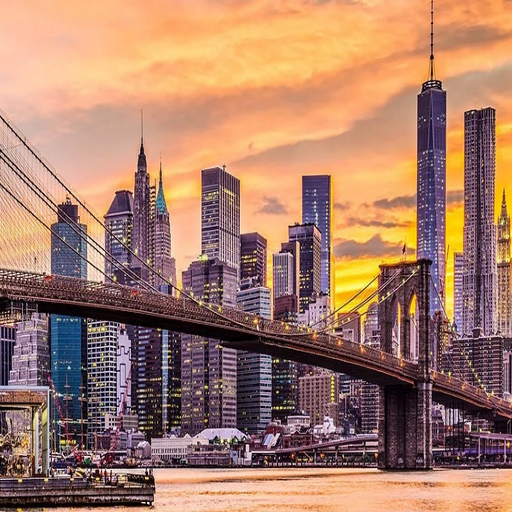
#> input picture bigcroppedskyline1.png, 512 x 512 px
$ jupyter execute --allow-errors 'Large Image Processing.ipynb'
#> lines starting #> are read from the running program, lines starting #| are printed output that depends on the picture
[cell 1]
# Importing standard Qiskit libraries and configuring account
from qiskit import *
from qiskit import IBMQ
from qiskit.compiler import transpile, assemble
from qiskit.tools.jupyter import *
from qiskit.visualization import *

#Import Numpy and Matplotlib
import numpy as np
from numpy import asarray
import matplotlib.pyplot as plt
from matplotlib import style
style.use('bmh')

#Import Pillow for greyscale
import PIL
from PIL import Image

import os
import math

# Detection algorithm works with an NxN matrix
#N = 32
#N is a power of 2

[cell 2]
#Plot Image
def plot_image(img, title: str):
    plt.title(title)

    if img.shape[0] <= 32:
        plt.xticks(range(img.shape[0]))
        plt.yticks(range(img.shape[1]))

    plt.imshow(img, extent=[0, img.shape[0], img.shape[1], 0], cmap='viridis')
    plt.show()

[cell 3]
#Normalize -- squared amplitudes must sum to 1
def amplitude_encode(img_data):
    img_data = img_data.astype(float)
    # Calculate the RMS value
    rms = np.sqrt(np.sum(np.sum(img_data**2, axis=1)))

    # Create normalized image
    image_norm = []
    for arr in img_data:
        for ele in arr:
            image_norm.append(ele / rms)

    #assert np.sum(np.square(image_norm)) == 1, f"Sum of amplitudes-squared does not equal one. Sum is: {np.sum(np.square(image_norm))}"

    # Return the normalized image as a numpy array
    return np.array(image_norm)

[cell 4]
def blockshaped(arr, nrows, ncols):
    # Return an array of shape (n, nrows, ncols) where
    # n * nrows * ncols = arr.size

    # If arr is a 2D array, the returned array should look like n subblocks with
    # each subblock preserving the "physical" layout of arr.
    # Coutesy of Stack Exchange

    #formerly h,w,k. Greyscale only has h,w
    h, w = arr.shape
    assert h % nrows == 0, f"{h} rows is not evenly divisible by {nrows}"
    assert w % ncols == 0, f"{w} cols is not evenly divisible by {ncols}"
    return (arr.reshape(h//nrows, nrows, -1, ncols)
               .swapaxes(1,2)
               .reshape(-1, nrows, ncols))

[cell 5]
#Open image and convert to greyscale using Pillow library
img_raw = Image.open(os.path.join("bigcroppedskyline1.png"))
#> img_raw is the input picture: PIL image 512x512 RGB; mean R, G, B 168, 125.8, 105.3
img_grey_raw = img_raw.convert('L')
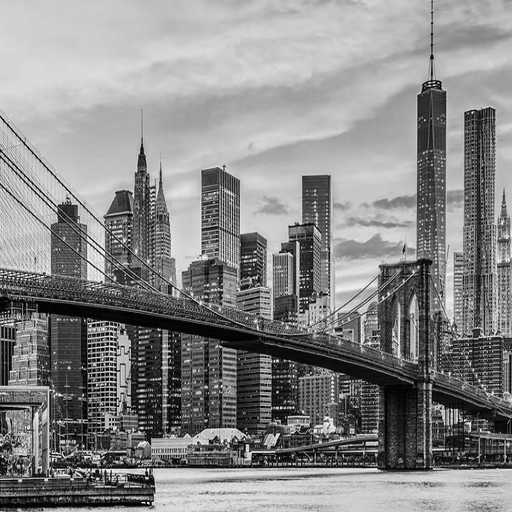
#> img_grey_raw: PIL image 512x512 L; min 0, max 255, mean 136.1
#img_grey_raw.save('test_grey.jpg')
img_grey = np.asarray(img_grey_raw)

#Image is n blocks of M x K pixels
n, m = img_grey.shape
#> n = 512; m = 512
print('Raw Image info:', img_grey.shape)
#| Raw Image info: (512, 512)
print('Raw Image datatype:', img_grey.dtype)
#| Raw Image datatype: uint8

cropSize = 32

#Image must be a square that can be divided into cropSize x cropSize Blocks
if n != m:
    raise Exception("Image must be square")
if n % cropSize != 0:
    raise Exception(f"Image cannot be converted to an {N} by {N} Blocks")

#Print image
def plot_image_large(img, title: str):
    plt.title(title)
    plt.imshow(img, extent=[0, img.shape[0], img.shape[1], 0], cmap='viridis')
    plt.show()

plot_image_large(img_grey, 'Original Image')

[cell 6]
#Creates Blocks of cropSize x cropSize pixels
img = blockshaped(img_grey, cropSize, cropSize)
print(img.shape)
#| (256, 32, 32)

#Size should be (cropSize^2) * (# of blocks)
print(img.size)
#| 262144

[cell 7]
#normalize amplitudes of each block
img_normH = []
img_normV = []
i = 0

for block in img:
    img_normH.append([])
    img_normV.append([])
    img_normH[i] = amplitude_encode(block)
    img_normV[i] = amplitude_encode(block.T)

    i = i + 1
#> this loop made 256 passes
#> pass 1, in amplitude_encode, `img_data = img_data.astype(float)`:
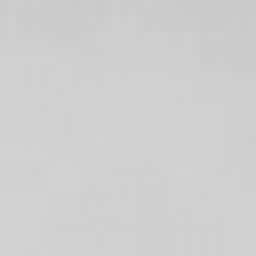
#> img_data: shape (32, 32) float64 (shown 8 times larger); min 201, max 211, mean 207.2
#> after the loop, i = 256; img_normH = 256 items; img_normV = 256 items

#> (a cell that did not finish here is left out)

[cell 9]
#circuit computation
svH = []
svV = []

#> (the rest of this cell did not finish here and is left out)

[cell 10]
# Classical postprocessing and plotting

# lambda function for binary value thresholding
threshold = lambda amp: (amp > 1e-15 or amp < -1e-15)

scanTotalH = []
scanTotalV = []
k = 0

for listH, listV in zip(svH, svV):

    # select odd states (lists) from raw statevectors and
    # reshape column vector to NxN

    scanTotalV.append([])
    scanTotalH.append([])
    scanTotalV[k] =     edge_scan_v = np.abs(np.array([1 if threshold(listV[2*i+1].real) else 0 for i in range(2**data_qb)])).reshape(cropSize, cropSize).T
    scanTotalH[k] =     edge_scan_h = np.abs(np.array([1 if threshold(listH[2*i+1].real) else 0 for i in range(2**data_qb)])).reshape(cropSize, cropSize)

    k = k+1
#> after the loop, k = 0; scanTotalH = []; scanTotalV = []

#plot_image_large(scanTotalH[7], "edge detection, my beloved")

[cell 11]
img_full = []

#> (the rest of this cell did not finish here and is left out)

#> (a cell that did not finish here is left out)
